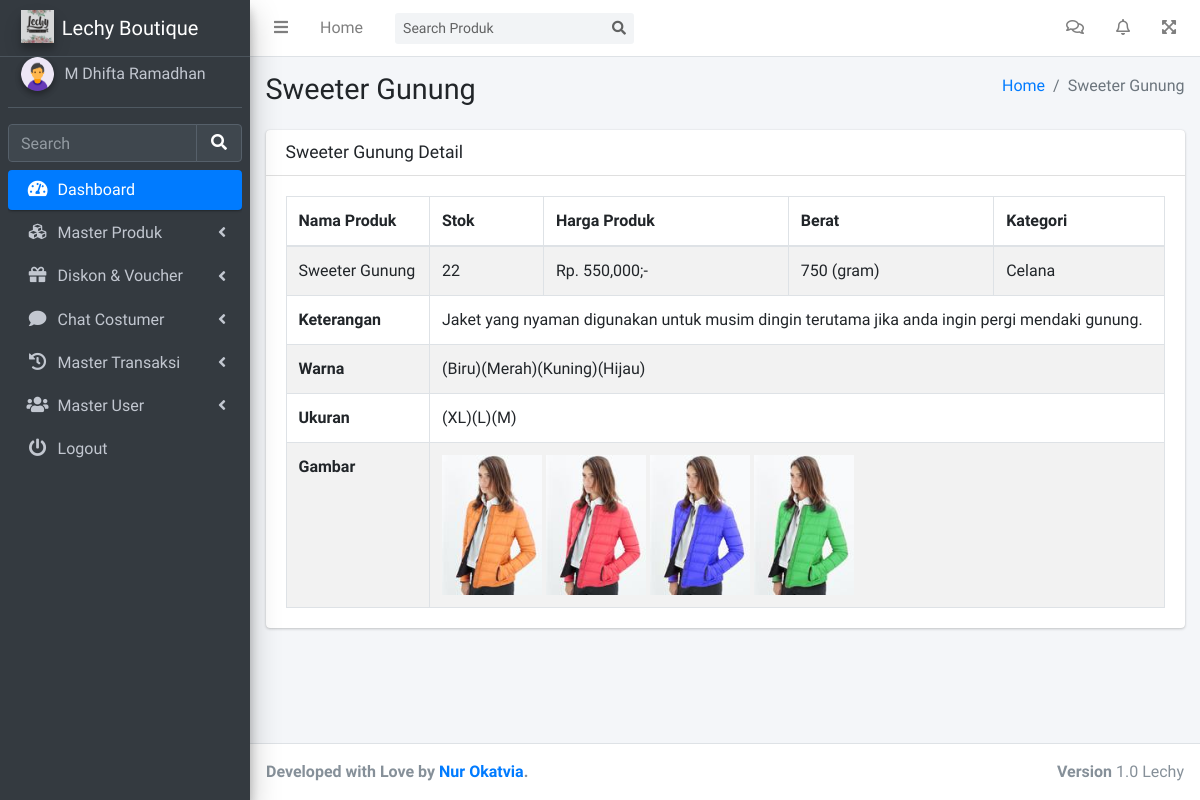
The app's page /admin/detailProduk.php?id=24 (signed in), older data.
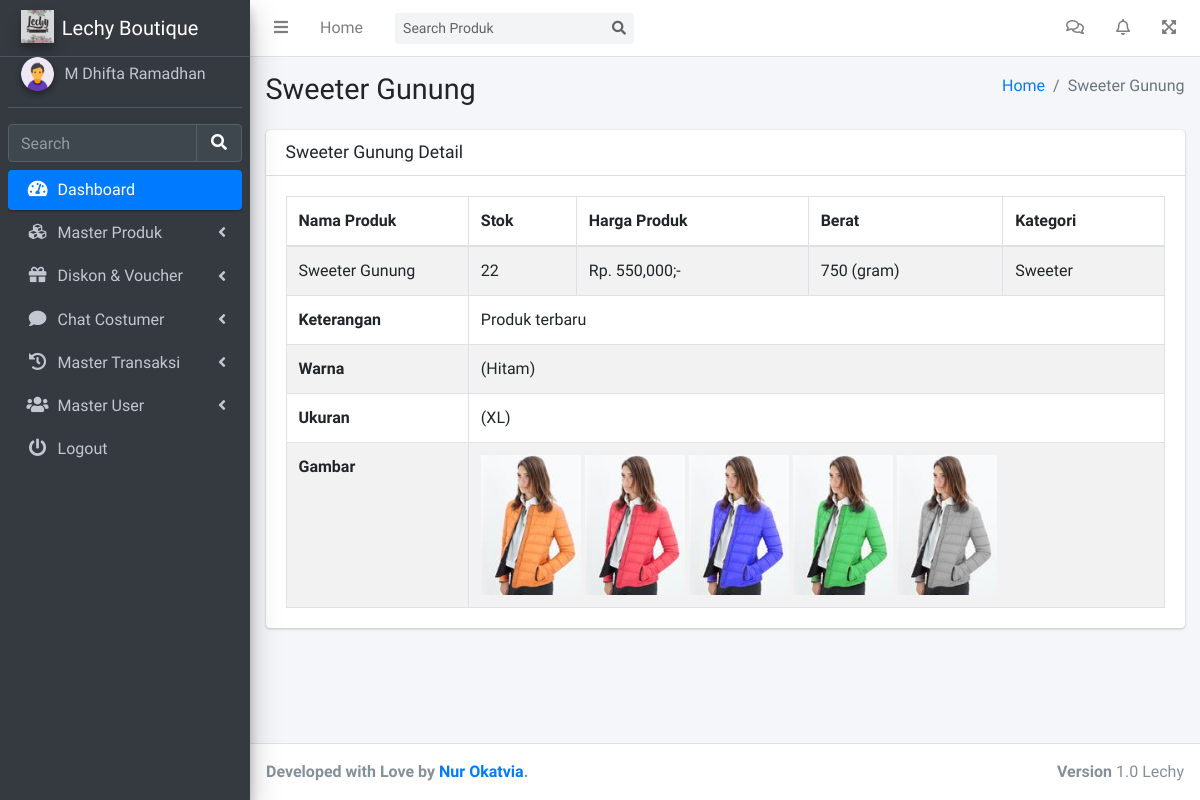
The same page, newer data.
### tables this page shows
CREATE TABLE `tb_user` (
  `id_user` int(11) NOT NULL,
  `fname` varchar(144) NOT NULL,
  `lname` varchar(144) DEFAULT NULL,
  `telephone` varchar(144) NOT NULL,
  `saldo` int(100) NOT NULL,
  `email` varchar(144) NOT NULL,
  `password` varchar(144) NOT NULL,
  `roles` enum('0','1','2') NOT NULL,
  `status` enum('0','1') NOT NULL
);

CREATE TABLE `tb_produk` (
  `id_produk` int(11) NOT NULL,
  `nama_produk` varchar(144) NOT NULL,
  `stok` int(11) NOT NULL,
  `harga_produk` int(11) NOT NULL,
  `berat_produk` int(11) NOT NULL,
  `id_kategori` int(11) NOT NULL,
  `deskripsi_produk` text NOT NULL,
  `status` enum('1','0') NOT NULL
);

CREATE TABLE `tb_kategori` (
  `id_kategori` int(11) NOT NULL,
  `jenis_kategori` varchar(144) NOT NULL,
  `status` enum('0','1') NOT NULL
);

CREATE TABLE `tb_warna` (
  `id_warna` int(11) NOT NULL,
  `id_produk` int(11) NOT NULL,
  `jenis_warna` varchar(144) NOT NULL
);

CREATE TABLE `tb_ukuran` (
  `id_ukuran` int(11) NOT NULL,
  `id_produk` int(11) NOT NULL,
  `jenis_ukuran` varchar(144) NOT NULL
);

CREATE TABLE `tb_gambar` (
  `id_gambar` int(11) NOT NULL,
  `id_produk` int(11) NOT NULL,
  `filename` varchar(144) NOT NULL
);

### admin/detailProduk.php (the view, shortened to what this page needs)
<?php include '../config/config.php'; ?>
<?php $query = $mysqli->query("SELECT * FROM tb_produk as tbp JOIN tb_kategori as tbk ON tbk.id_kategori=tbp.id_kategori WHERE tbp.id_produk='$_GET[id]'"); ?>
<?php $value = $query->fetch_object(); ?>
<!DOCTYPE html>
<html lang="en">
<head>
  <?php include 'asset/css.php'; ?>
</head>
<body class="hold-transition sidebar-mini layout-fixed layout-navbar-fixed layout-footer-fixed">
  <div class="wrapper">
    <?php include 'asset/navbar.php'; ?>
    <?php include 'asset/sidebar.php'; ?>
    <div class="content-wrapper">
      <div class="content-header">
        <div class="container-fluid">
          <div class="row mb-2">
            <div class="col-sm-6">
              <h1 class="m-0"><?= $value->nama_produk; ?></h1>
            </div>
            <div class="col-sm-6">
              <ol class="breadcrumb float-sm-right">
                <li class="breadcrumb-item"><a href="#">Home</a></li>
                <li class="breadcrumb-item active"><?= $value->nama_produk; ?></li>
              </ol>
            </div>
          </div>
        </div>
      </div>
      <section class="content">
        <div class="container-fluid">
          <div class="row">
            <div class="col-12">
              <div class="card">
                <div class="card-header">
                  <h3 class="card-title"><?= $value->nama_produk; ?> Detail</h3>
                </div>
                <div class="card-body">
                  <table id="example" class="table table-bordered table-striped">
                    <thead>
                      <tr>
                        <th>Nama Produk</th>
                        <th>Stok</th>
                        <th>Harga Produk</th>
                        <th>Berat</th>
                        <th>Kategori</th>
                      </tr>
                    </thead>
                    <tbody>
                      <tr>
                        <td><?= $value->nama_produk; ?></td>
                        <td><?= $value->stok; ?></td>
                        <td>Rp. <?= number_format($value->harga_produk); ?>;-</td>
                        <td><?= $value->berat_produk; ?> (gram)</td>
                        <td><?= $value->jenis_kategori; ?></td>
                      </tr>
                      <tr>
                        <th scope="row">Keterangan </th>
                        <td colspan="4">
                          <?= $value->deskripsi_produk; ?>
                        </td>
                      </tr>
                      <?php $colors = $mysqli->query("SELECT * FROM tb_warna WHERE id_produk='$_GET[id]'"); ?>
                      <tr>
                        <th scope="row">Warna </th>
                        <td colspan="4">
                          <?php while ($value = $colors->fetch_object()) {
                            echo "(".$value->jenis_warna.")";
                          } ?>
                        </td>
                      </tr>
                    <?php $size = $mysqli->query("SELECT * FROM tb_ukuran WHERE id_produk='$_GET[id]'"); ?>
                      <tr>
                        <th scope="row">Ukuran </th>
                        <td colspan="4">
                          <?php while ($value = $size->fetch_object()) {
                            echo "(".$value->jenis_ukuran.")";
                          } ?>
                        </td>
                      </tr>
                      <?php $size = $mysqli->query("SELECT * FROM tb_gambar WHERE id_produk='$_GET[id]'"); ?>
                        <tr>
                          <th scope="row">Gambar </th>
                          <td colspan="4">
                            <?php while ($value = $size->fetch_object()) {
                              echo '<img src="../vendor/product_img/'.$value->filename.'" alt="" width="100"> ';
                            } ?>
                          </td>
                        </tr>
                    </table>
                  </div>
                </div>
              </div>
            </div>
          </div>
        </section>
      </div>
      <?php include 'asset/footer.php'; ?>
    </div>
  </body>
  </html>

### admin/asset/css.php (shortened to what this page needs)
<link rel="stylesheet" href="../vendor/assets/plugins/fontawesome-free/css/all.min.css">
<link rel="stylesheet" href="../vendor/assets/plugins/overlayScrollbars/css/OverlayScrollbars.min.css">
<link rel="stylesheet" href="../vendor/assets/dist/css/adminlte.min.css">
<link rel="stylesheet" href="../vendor/assets/plugins/select2/css/select2.min.css">
<link rel="stylesheet" href="../vendor/assets/datatables-bs4/css/dataTables.bootstrap4.min.css">
<link rel="stylesheet" href="../vendor/assets/datatables-responsive/css/responsive.bootstrap4.min.css">
<link rel="stylesheet" href="../vendor/assets/datatables-buttons/css/buttons.bootstrap4.min.css">

### admin/asset/navbar.php (shortened to what this page needs)
<nav class="main-header navbar navbar-expand navbar-white navbar-light">
  <ul class="navbar-nav">
    <li class="nav-item">
      <a class="nav-link" data-widget="pushmenu" href="#" role="button"><i class="fas fa-bars"></i></a>
    </li>
    <li class="nav-item d-none d-sm-inline-block">
      <a href="dashboard.php" class="nav-link">Home</a>
    </li>
  </ul>
  <form class="form-inline ml-3" action="search.php">
    <div class="input-group input-group-sm">
      <input class="form-control form-control-navbar" name="search" type="search" placeholder="Search Produk" aria-label="Search">
      <div class="input-group-append">
        <button class="btn btn-navbar" type="submit">
          <i class="fas fa-search"></i>
        </button>
      </div>
    </div>
  </form>
  <ul class="navbar-nav ml-auto">
    <li class="nav-item dropdown">
      <a class="nav-link" href="masterChat.php">
        <i class="far fa-comments"></i>
      </a>
    </li>
    <li class="nav-item dropdown">
      <a class="nav-link" href="masterTransaksi.php">
        <i class="far fa-bell"></i>
      </a>
    </li>
    <li class="nav-item">
      <a class="nav-link" data-widget="fullscreen" href="#" role="button">
        <i class="fas fa-expand-arrows-alt"></i>
      </a>
    </li>
  </ul>
</nav>

### admin/asset/sidebar.php (shortened to what this page needs)
<?php
$query = $mysqli->query("SELECT * FROM tb_user WHERE id_user='$_SESSION[id_user]'");
$user = $query->fetch_object();
 ?>
<aside class="main-sidebar sidebar-dark-primary elevation-4">
  <a href="dashboard.php" class="brand-link">
    <img src="../vendor/assets/logo.jpg" alt="AdminLTE Logo" class="brand-image elevation-3" style="opacity: .8">
    <span class="brand-text font-weight-light">Lechy Boutique</span>
  </a>
  <div class="sidebar">
    <div class="user-panel mt-3 pb-3 mb-3 d-flex">
      <div class="image">
        <img src="../vendor/assets/user.png" class="img-circle elevation-2" alt="User Image">
      </div>
      <div class="info">
        <a href="#" class="d-block"><?= $user->fname; ?> <?= $user->lname; ?></a>
      </div>
    </div>
    <form class="" action="search.php" method="post">
      <div class="form-inline">
        <div class="input-group" data-widget="sidebar-search">
          <input class="form-control form-control-sidebar" name="search" type="search" placeholder="Search" aria-label="Search">
          <div class="input-group-append">
            <button class="btn btn-sidebar" type="submit">
              <i class="fas fa-search fa-fw"></i>
            </button>
          </div>
        </div>
      </div>
    </form>
    <nav class="mt-2">
      <ul class="nav nav-pills nav-sidebar flex-column" data-widget="treeview" role="menu" data-accordion="false">
        <li class="nav-item menu-open">
          <a href="dashboard.php" class="nav-link active">
            <i class="nav-icon fas fa-tachometer-alt"></i>
            <p>
              Dashboard
            </p>
          </a>
        </li>
        <li class="nav-item">
          <a href="addProduk.php" class="nav-link">
            <i class="nav-icon fas fa-cubes"></i>
            <p>
              Master Produk
              <i class="fas fa-angle-left right"></i>
            </p>
          </a>
        </li>
        <li class="nav-item">
          <a href="#" class="nav-link">
            <i class="nav-icon fas fa-gift"></i>
            <p>
              Diskon & Voucher
              <i class="right fas fa-angle-left"></i>
            </p>
          </a>
        </li>
        <li class="nav-item">
          <a href="#" class="nav-link">
            <i class="nav-icon fas fa-comment"></i>
            <p>
              Chat Costumer
              <i class="fas fa-angle-left right"></i>
            </p>
          </a>
        </li>
        <li class="nav-item">
          <a href="#" class="nav-link">
            <i class="nav-icon fas fa-history"></i>
            <p>
              Master Transaksi
              <i class="fas fa-angle-left right"></i>
            </p>
          </a>
        </li>
        <li class="nav-item">
          <a href="#" class="nav-link">
            <i class="nav-icon fas fa-users"></i>
            <p>
              Master User
              <i class="fas fa-angle-left right"></i>
            </p>
          </a>
        </li>
        <li class="nav-item">
          <a href="backend/logout.php" class="nav-link">
            <i class="nav-icon fas fa-power-off"></i>
            <p>
              Logout
            </p>
          </a>
        </li>
      </ul>
    </nav>
  </div>
</aside>

### admin/asset/footer.php (shortened to what this page needs)
<footer class="main-footer">
  <strong>Developed with Love by <a href="https://digisoft.id">Nur Okatvia</a>.</strong>
  <div class="float-right d-none d-sm-inline-block">
    <b>Version</b> 1.0 Lechy
  </div>
</footer>

Row changes from the older to the newer data that the page shows:
removed tb_warna: jenis_warna "Biru"
removed tb_warna: jenis_warna "Merah"
removed tb_warna: jenis_warna "Kuning"
removed tb_warna: jenis_warna "Hijau"
removed tb_ukuran: jenis_ukuran "L"
removed tb_ukuran: jenis_ukuran "M"
changed tb_produk "Sweeter Gunung": id_kategori.jenis_kategori "Celana" → "Sweeter"; deskripsi_produk "Jaket yang nyaman digunakan untuk musim dingin terutama jika anda ingin pergi mendaki gunung." → "Produk terbaru"
added tb_warna: jenis_warna "Hitam"
added tb_gambar: filename (picture)
